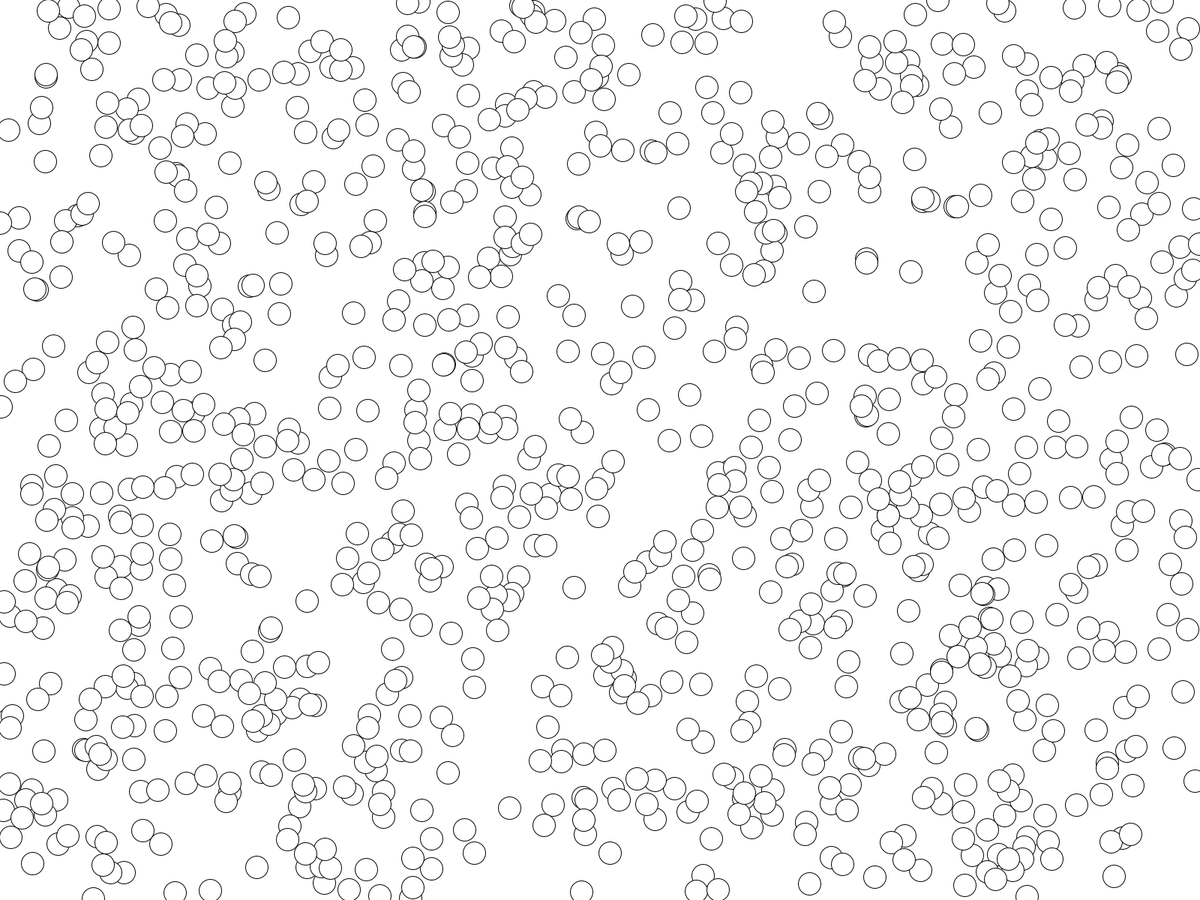
Frame 1 (no input)
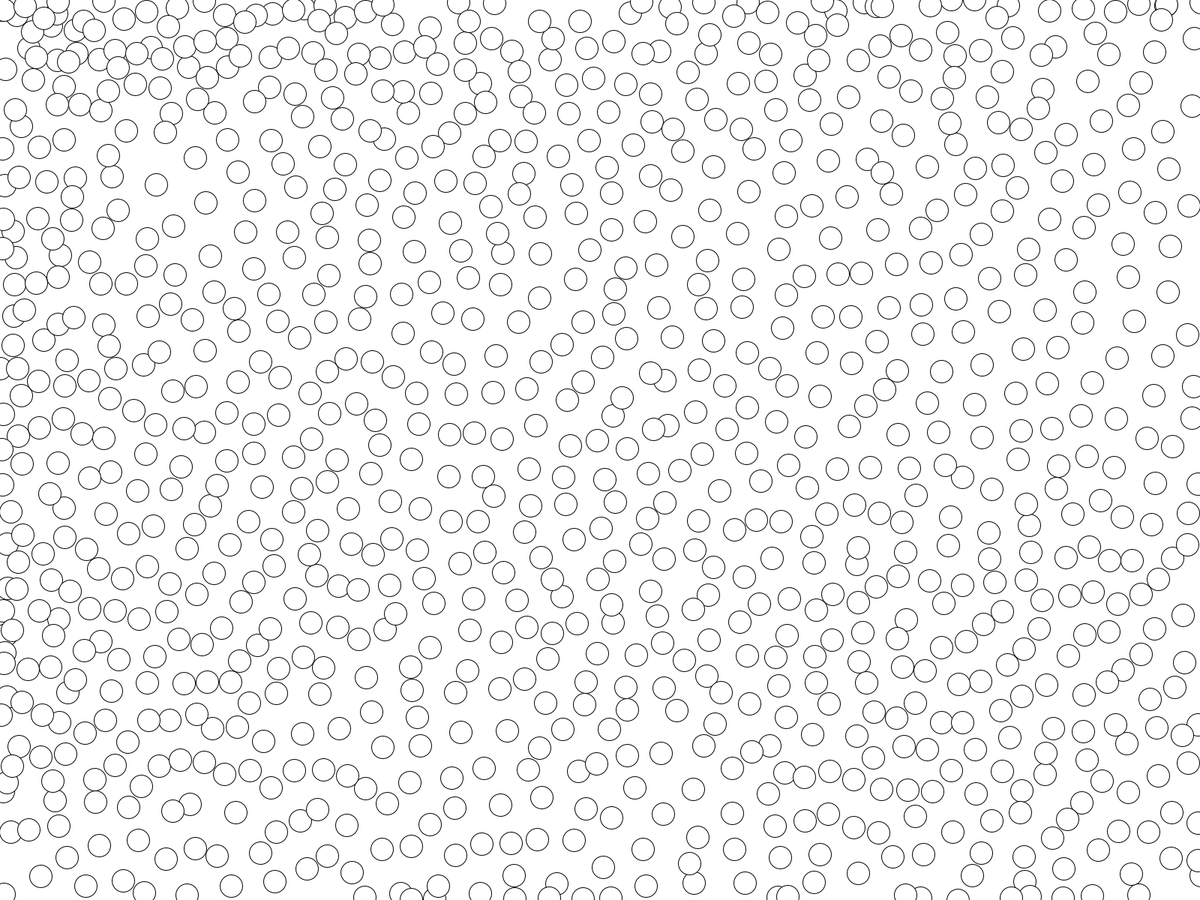
Frame 60 (the mouse pressed at the canvas centre just before this capture)
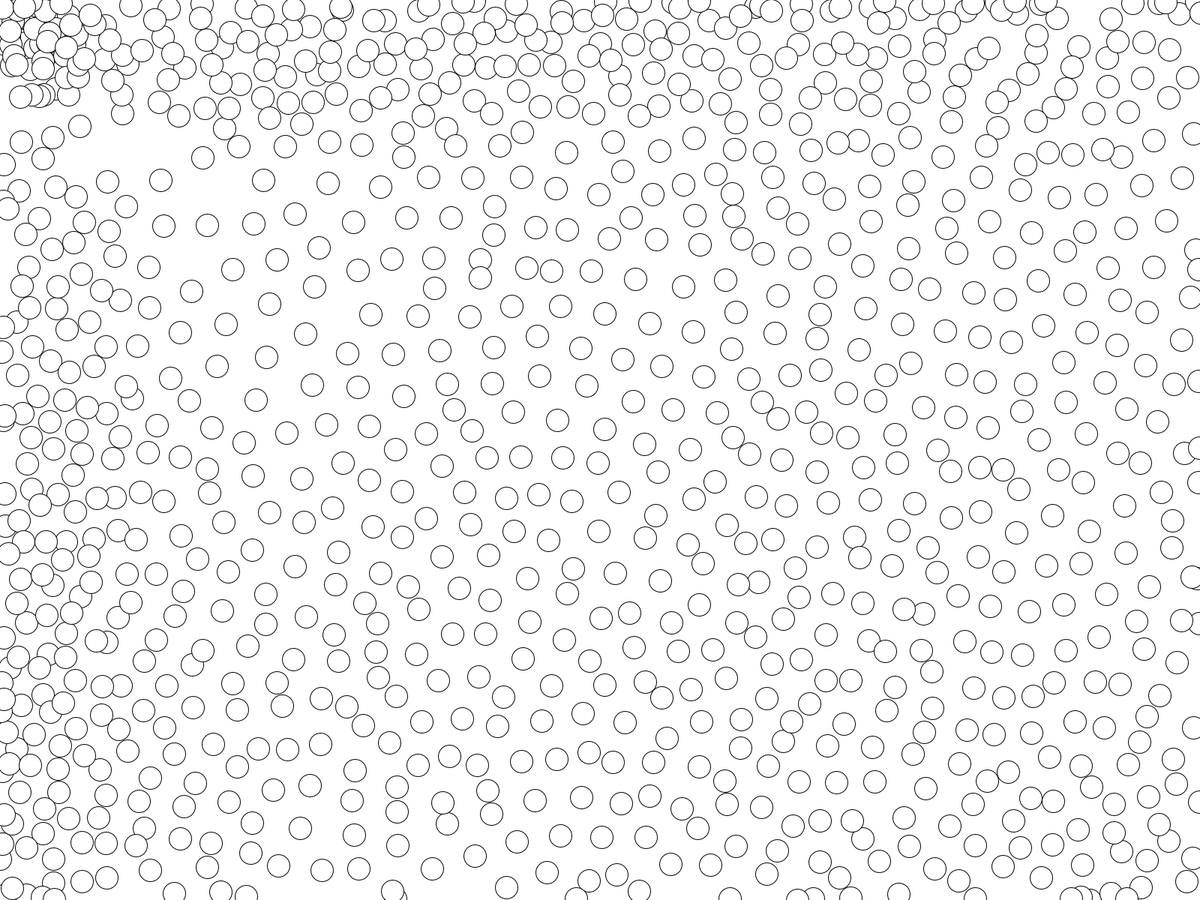
Frame 120 (the mouse held since frame 60 and released just before this capture)

The Processing sketch that drew these frames (run headless with seeded random() and noise(); from frame 60 on, the mouse is pressed at the canvas centre):

// Processing sketch: autonomous_agents_group
// ── autonomous_agents_group.pde
//Ship s = new Ship(0, 300, 10, 1);
ArrayList<Ship> ships = new ArrayList<Ship>();
int shipNum = 1000;

void setup() {
  //size(600, 600);
  fullScreen();
  for (int i = 0; i< shipNum; i++) {
    ships.add(new Ship(random(width), random(height), 4, 0.1));
  }
}

void draw() {
  background(255);
  for (Ship ship : ships) {
    ship.forceMult = 2;
    ship.separate(ships, 60);
    ship.forceMult = 1;
    ship.align(ships, 300);
    ship.forceMult = 1.5;
    ship.group(ships, 100);
    //ship.follow(new PVector(mouseX, mouseY));
    if(ship.pos.x<0){
      ship.pos.x = width;
    }
    if(ship.pos.x>width){
      ship.pos.x = 0;
    }
    if(ship.pos.y<0){
      ship.pos.y = height;
    }
    if(ship.pos.y>height){
      ship.pos.y = 0;
    }
    ship.physics();
    ship.draw();
  }
}

// ── path.pde
class Path {
  ArrayList<PVector> points;
  float r;

  Path(PVector start_, PVector end_, float r_) {
    points = new ArrayList<PVector>();
    points.add(start_.copy());
    points.add(end_.copy());
    r = r_;
  }

  Path(float x1, float y1, float x2, float y2, float r_) {
    points = new ArrayList<PVector>();
    points.add(new PVector(x1, y1).copy());
    points.add(new PVector(x2, y2).copy());
    r = r_;
  }

  void addPoint(PVector point) {
    points.add(point);
  }

  void addPoint(float x, float y) {
    PVector point = new PVector(x, y);
    points.add(point);
  }

  void draw() {
    strokeWeight(r*2);
    stroke(0, 100);
    for (int i = 0; i<points.size()-1; i++) {
      PVector cur = points.get(i);
      PVector next = points.get(i+1);
      line(cur.x, cur.y, next.x, next.y);
    }
    strokeWeight(1);
    stroke(0);
    for (int i = 0; i<points.size()-1; i++) {
      PVector cur = points.get(i);
      PVector next = points.get(i+1);
      line(cur.x, cur.y, next.x, next.y);
    }
  }
}

// ── physics.pde
class Physics{
  PVector vel;
  PVector acc;
  PVector pos;
  float forceMult = 1;
  
  Physics(float x, float y){
    vel = new PVector(0, 0);
    acc = new PVector(0, 0);
    pos = new PVector(x, y);
  }
  
  void physics(){
    vel.add(acc);
    acc = new PVector(0, 0);
    pos.add(vel);
  }
  
  void force(float x, float y){
    acc.add(PVector.mult(new PVector(x, y), forceMult));
  }
  
  void force(PVector f){
    acc.add(PVector.mult(f,forceMult));
  }
}

// ── ship.pde
class Ship extends Physics {
  float w = 30;
  float maxSpeed, maxForce;

  Ship(float x, float y, float maxSpeed_, float maxForce_) {
    super(x, y);
    maxSpeed=maxSpeed_;
    maxForce=maxForce_;
  }

  void draw() {
    ellipse(pos.x, pos.y, w, w);
  }

  void follow(PVector target) {
    moveTo(target, maxSpeed);
  }

  void follow(Path path) {
    PVector next = predict();
    PVector normPoint = null;
    int firstPt = 0;
    float recordDist = 0;
    for (int i = 0; i < path.points.size()-1; i++) {
      PVector p1 = path.points.get(i);
      PVector p2 = path.points.get(i+1);

      PVector candidate = getNormal(next, p1, p2);
      if (!(candidate.x>min(p1.x, p2.x)&&candidate.x<max(p1.x, p2.x))) {
        if (candidate.dist(p1)>candidate.dist(p2)) {
          candidate = p2.copy();
        } else {
          candidate = p1.copy();
        }
      }

      float dist = candidate.dist(next);
      if (dist<recordDist||recordDist==0) {
        firstPt = i;
        recordDist = dist;
        normPoint = candidate.copy();
      }
    }

    strokeWeight(64);
    stroke(255, 0, 0);
    point(normPoint.x, normPoint.y);
    strokeWeight(1);
    stroke(0);


    PVector pathDir = PVector.sub(path.points.get(firstPt+1), path.points.get(firstPt)).normalize();

    // if needed, follow a point
    if (recordDist>path.r) {
      pathDir.mult(maxSpeed*10);
      PVector target = PVector.add(normPoint, pathDir);
      follow(target);
    }
  }

  PVector getNormal(PVector next, PVector p1, PVector p2) {
    PVector fromStart = PVector.sub(next, p1);
    PVector pathDir = PVector.sub(p2, p1);  

    return PVector.add(PVector.mult(pathDir.normalize(), fromStart.dot(pathDir)), p1);
  }

  void approach(PVector target, float r) {
    float dist = pos.dist(target);
    if (dist>r) {
      follow(target);
    } else {
      moveTo(target, map(dist, 0, r, 0, maxSpeed));
    }
  }

  PVector predict() {
    return PVector.add(pos, vel);
  }

  void moveTo(PVector target, float mSpeed) {
    PVector needed = PVector.sub(target, pos);
    needed.normalize().mult(mSpeed);
    PVector error = PVector.sub(needed, vel);
    if (error.mag()>maxForce) {
      error.normalize();
      error.mult(maxForce);
    }
    force(error);
  }


  // group behaviour
  void separate(ArrayList<Ship> others, float dist) {
    PVector dir = new PVector();
    int count = 0;
    for (Ship other : others) {
      float d = pos.dist(other.pos);
      if (d>0&&d<dist) {
        PVector fleeDir = PVector.sub(pos, other.pos).normalize();
        fleeDir.div(d);
        dir.add(fleeDir);
        count++;
      }
    }
    if (count!=0) {
      dir.div(count);
      follow(PVector.add(pos, dir));
    }
  }

  void align(ArrayList<Ship> others, float dist) {
    PVector dir = new PVector();
    int count = 0;
    for (Ship other : others) {
      float d = pos.dist(other.pos);
      if (d<dist&&d>0) {
        dir.add(other.vel);
        count++;
      }
    }
    if (count!=0) {
      follow(PVector.div(PVector.add(pos, dir), count));
    }
  }
  
  void group(ArrayList<Ship> others, float dist) {
    PVector dir = new PVector();
    int count = 0;
    for (Ship other : others) {
      float d = pos.dist(other.pos);
      if (d<dist&&d>0) {
        dir.add(other.pos);
        count++;
      }
    }
    if (count!=0) {
      follow(PVector.div(PVector.add(pos, dir), count));
    }
  }
}
